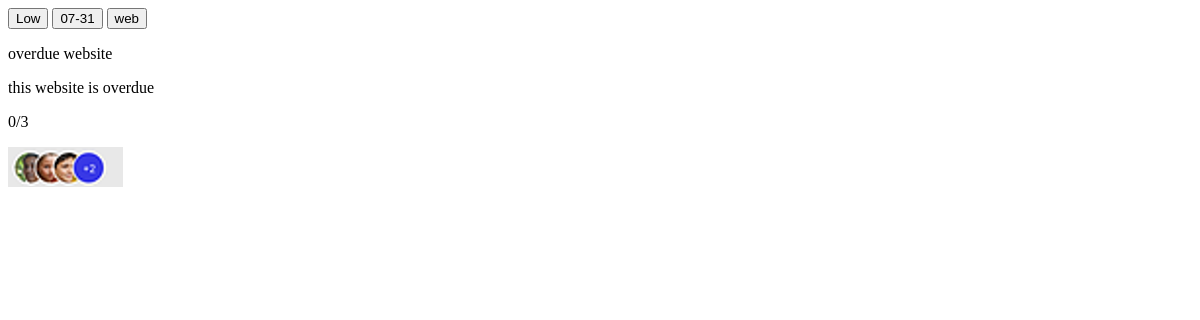
Page /Overdue/ on the earlier database version.
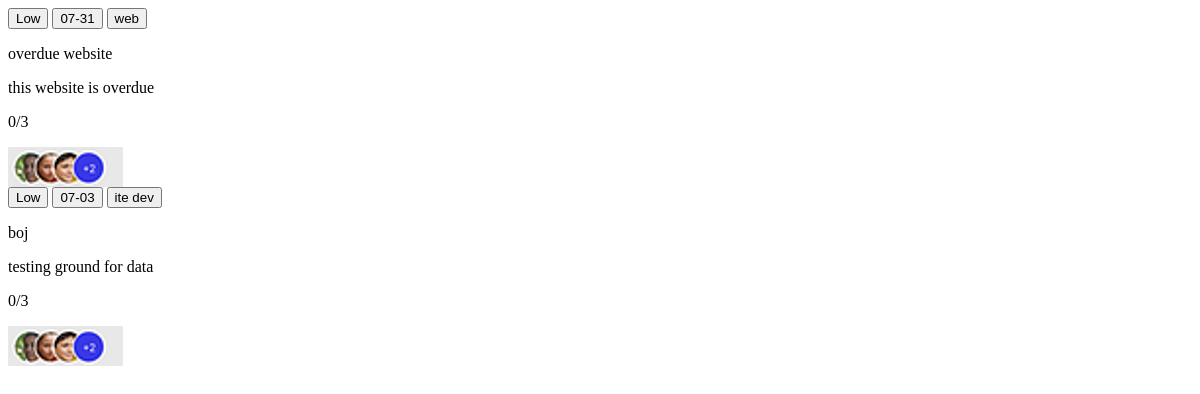
Same page on the later database version.
### taskmore/models.py (models this page shows)
class info(models.Model):
    title = models.CharField(max_length=800, null=True, verbose_name="Title")
    description = models.TextField(max_length=80, null=True, verbose_name="description")
    statuses = [
        ('In Progress', 'In Progress'),
        ('Completed', 'Completed'),
        ('Overdue', 'Overdue'),
    ]
    status = models.CharField(max_length=20, choices=statuses, verbose_name="status")
    priorities = [
        ('Low', 'Low'),
        ('Medium', 'Medium'),
        ('High', 'High'),
    ]
    priority = models.CharField(max_length=20, choices=priorities, verbose_name="Priority")
    due_date = models.DateTimeField(verbose_name="Due date")
    category = models.CharField(max_length=800, null=True, verbose_name="Category")
    assigned_to =  models.ForeignKey(User, on_delete=models.CASCADE)

### taskmore/views.py (the view)
# urls.py: path('Overdue/', Overdue, name='Overdue'),
def Overdue(request):
    infos = info.objects.filter(status="Overdue")
    return render(request, 'loaddata.html', {'infos': infos})

### taskmore/templates/loaddata.html (shortened to what this page needs)
{% load static %}
{% for info in infos %}
  <div class="test font-miriam-libre text-base">
            <button class="w-16 h-4  font-miriam-libre text-base float-left rounded-md border-none bg-red-400 m-2 text-xs">{{ info.priority}}</button>
            <button class="w-16 h-4 float-left rounded-md border-none bg-gray-300 m-2 text-xs text-purple-600 flex items-center">
                 {{ info.due_date|date:"m-d"}}
            </button>
            <button class="w-16 h-4 float-left rounded-md border-none bg-gray-300 m-2 text-xs">{{ info.category |slice:'-7:'}}  </button>
            <div class="w-66 h-38 float-left rounded-md border-none bg-gray-200 mt-2 mx-2">
                <p class="font-miriam-libre text-base text-xl font-bold mx-2"> {{ info.title }} </p>
                <p class="font-miriam-libre text-base text-xs mt-1 mx-2">{{ info.description }}</p>
                <p class="border border-black w-14 rounded-md mx-2 flex items-center justify-center">  0/3</p>
                <img src="{% static 'peeps.png' %}" class="w-22 h-6 mt-1 mx-2 float-left">
            </div>
        </div>
{% endfor %}

Differences in the rows shown:
added info: priority "Low", due_date "07-03", category "ite dev", title "boj", description "testing ground for data"
